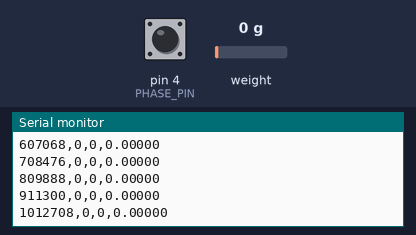
Bench run of a sketch on a simulated Arduino Uno, built with avr-gcc and run on an emulated ATmega328P. Shown: the last lines printed to the serial monitor. The test bench sets the inputs (shaded band); at power-on: weight on the scale 0 g, pin 4 (PHASE_PIN) HIGH.

Above: at 1.2 s.
1.3 s: weight on the scale set to 100 g
At 1.32 s:
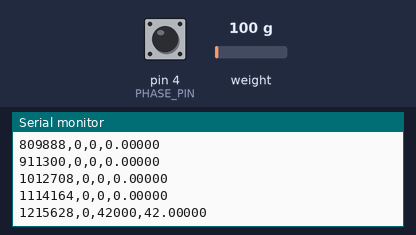
2.8 s: pin 4 (PHASE_PIN) pulled LOW for 0.15 s
At 3.07 s:
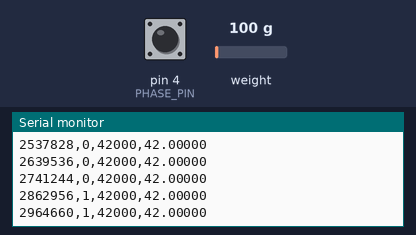
4.4 s: pin 4 (PHASE_PIN) pulled LOW for 1 s
At 4.72 s:
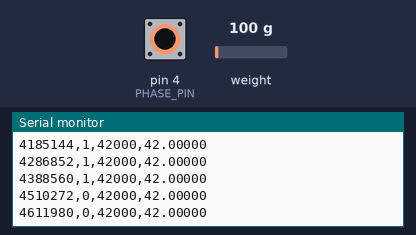
6.9 s: weight on the scale set to 1250 g
At 6.95 s:
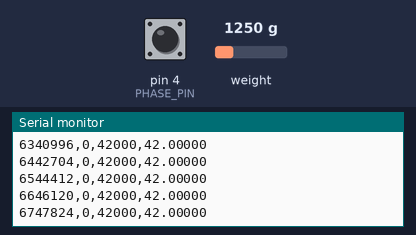
Timing chart, 0 to 9.4 s (numbered marks = the images above; inputs shaded):
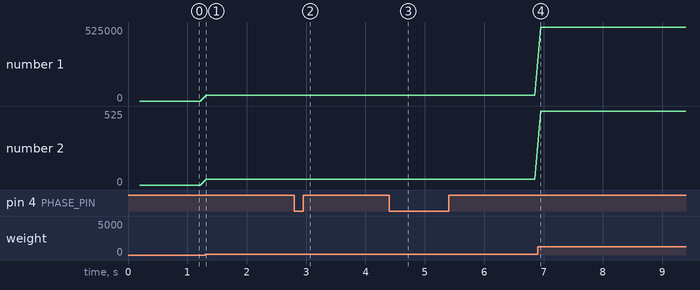

Measured:
- after the input at 1.3 s, the serial monitor: prints a new line at once (image 1)
- after the input at 2.8 s, the serial monitor: prints a new line after 0.16 s (image 2)
- after the input at 4.4 s, the serial monitor: prints a new line after 0.21 s (image 3)
- plotted number 1: 0 → 42000 after the input at 1.3 s, 42000 → 525000 after the input at 6.9 s
- plotted number 2: 0 → 42 after the input at 1.3 s, 42 → 525 after the input at 6.9 s

The sketch:

HX711_LoadCycleMarker.ino
```cpp
#include <HX711.h>
HX711 scale; const int DOUT_PIN=5, SCK_PIN=6, PHASE_PIN=4; bool lastPhase=HIGH; int phase=0; unsigned long last=0;
#ifndef BB_OFFSET_COUNTS
#define BB_OFFSET_COUNTS 0L
#endif
#ifndef BB_COUNTS_PER_NEWTON
#define BB_COUNTS_PER_NEWTON 1000.0f
#endif
void setup(){Serial.begin(115200);pinMode(PHASE_PIN,INPUT_PULLUP);scale.begin(DOUT_PIN,SCK_PIN);}
void loop(){bool s=digitalRead(PHASE_PIN);if(lastPhase==HIGH&&s==LOW){phase=1-phase;delay(20);}lastPhase=s;unsigned long now=micros();if(now-last<100000UL||!scale.is_ready())return;last=now;long raw=scale.read();float f=(raw-BB_OFFSET_COUNTS)/BB_COUNTS_PER_NEWTON;Serial.print(now);Serial.print(',');Serial.print(phase);Serial.print(',');Serial.print(raw);Serial.print(',');Serial.println(f,5);}
```
